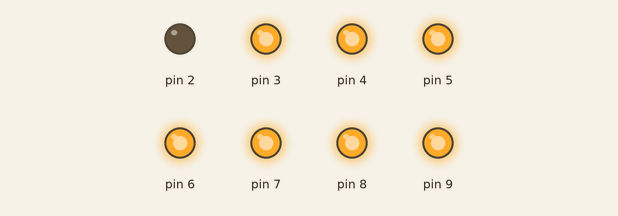
The sketch below on a simulated Arduino Uno, built with avr-gcc and run on an emulated ATmega328P. On the bench: output pins drawn as LEDs (lit = HIGH).

Above: at 0.2 s.
At 1.2 s:
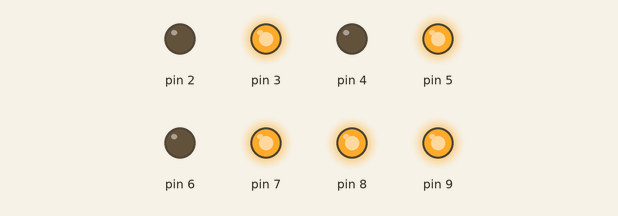
At 1.7 s:
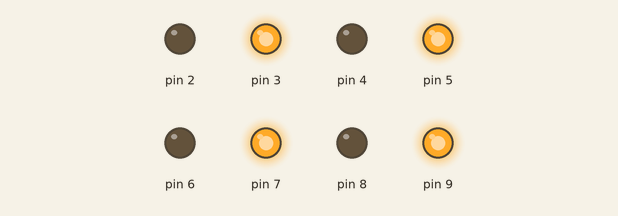
At 2.7 s:
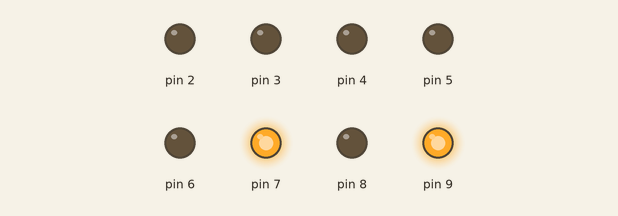
At 3.7 s:
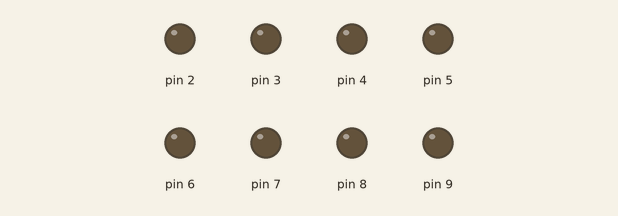
At 5.2 s:
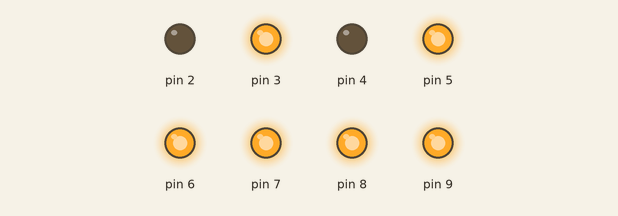
Timing chart, 0 to 5.9 s (numbered marks = the images above):
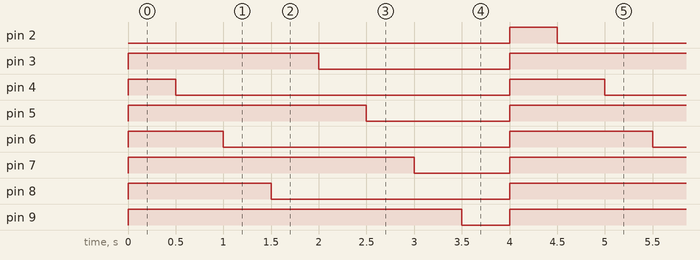

The sketch:

ProjectName.ino
```cpp
int led1 = 2;
int led2 = 3;
int led3 = 4;
int led4 = 5;
int led5 = 6;
int led6 = 7;
int led7 = 8;
int led8 = 9;

void setup() {
  // initialize digital pin LED_BUILTIN as an output.
  pinMode(2, OUTPUT);
  pinMode(3, OUTPUT);
  pinMode(4, OUTPUT);
  pinMode(5, OUTPUT);
  pinMode(6, OUTPUT);
  pinMode(7, OUTPUT);
  pinMode(8, OUTPUT);
  pinMode(9, OUTPUT);

  digitalWrite(2, HIGH);
  digitalWrite(3, HIGH);
  digitalWrite(4, HIGH);
  digitalWrite(5, HIGH);
  digitalWrite(6, HIGH);
  digitalWrite(7, HIGH);
  digitalWrite(8, HIGH);
  digitalWrite(9, HIGH);

}

// the loop function runs over and over again forever
void loop() {

  digitalWrite(2, LOW);
  delay(500);
  digitalWrite(4, LOW);
  delay(500);
  digitalWrite(6, LOW);
  delay(500);
  digitalWrite(8, LOW);
  delay(500);
  digitalWrite(3, LOW);
  delay(500);
  digitalWrite(5, LOW);
  delay(500);
  digitalWrite(7, LOW);
  delay(500);
  digitalWrite(9, LOW);
  delay(500);
  digitalWrite(2, HIGH);
  digitalWrite(3, HIGH);
  digitalWrite(4, HIGH);
  digitalWrite(5, HIGH);
  digitalWrite(6, HIGH);
  digitalWrite(7, HIGH);
  digitalWrite(8, HIGH);
  digitalWrite(9, HIGH);
  delay(500);

}
```

Measured:
- by itself, pin 2: alternates HIGH for 0.50 s and LOW for 4.0 s
- by itself, pin 3: alternates HIGH for 2.5 s and LOW for 2.0 s
- by itself, pin 4: alternates HIGH for 1.0 s and LOW for 3.5 s
- by itself, pin 5: alternates HIGH for 3.0 s and LOW for 1.5 s
- by itself, pin 6: alternates HIGH for 1.5 s and LOW for 3.0 s
- by itself, pin 7: alternates HIGH for 3.5 s and LOW for 1.0 s
- by itself, pin 8: alternates HIGH for 2.0 s and LOW for 2.5 s
- by itself, pin 9: alternates HIGH for 4.0 s and LOW for 0.50 s
